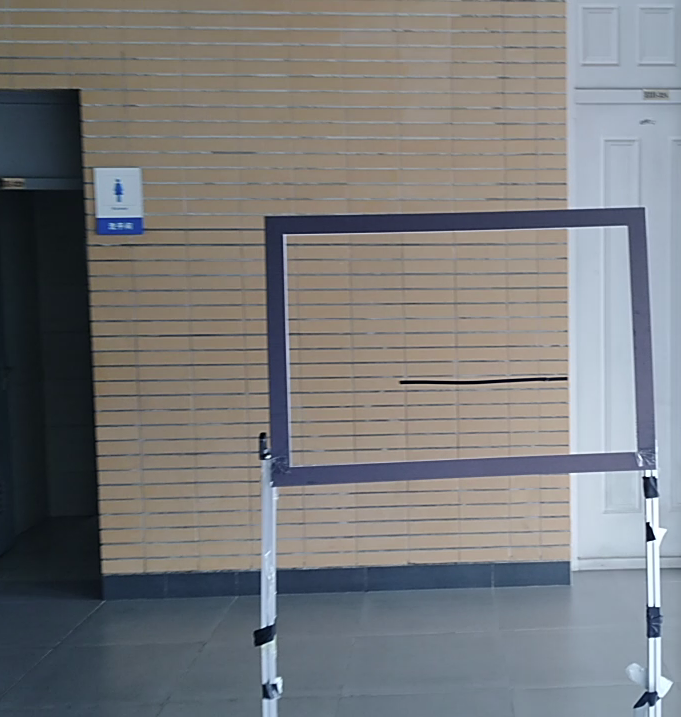
#> input picture cvModule/OpenCV/方框识别/testimg.png, 681 x 717 px, given in place of the camera
$ python task.py
#> lines starting #> are read from the running program, lines starting #| are printed output that depends on the picture; after the words box and inside, x2 and y2 are one past the last pixel; in counts of white or black regions, pixels touching at a corner belong together; long printed decimals are rounded
#> further down, frame is the input picture: shape (717, 681, 3); mean B, G, R 123, 122, 121.5
# 创建时间：2019年8月3日
# 直线中心点检测
# 二值化会受到不同光线的影响

import cv2
import numpy as np

# 一字型激光定位
# 输入参数：img输入图像矩阵；
# 输出参数：result处理后的图像矩阵；cx，cy直线的中心坐标
def laser_line(img):

    img_gray = cv2.cvtColor(img, cv2.COLOR_BGR2GRAY)
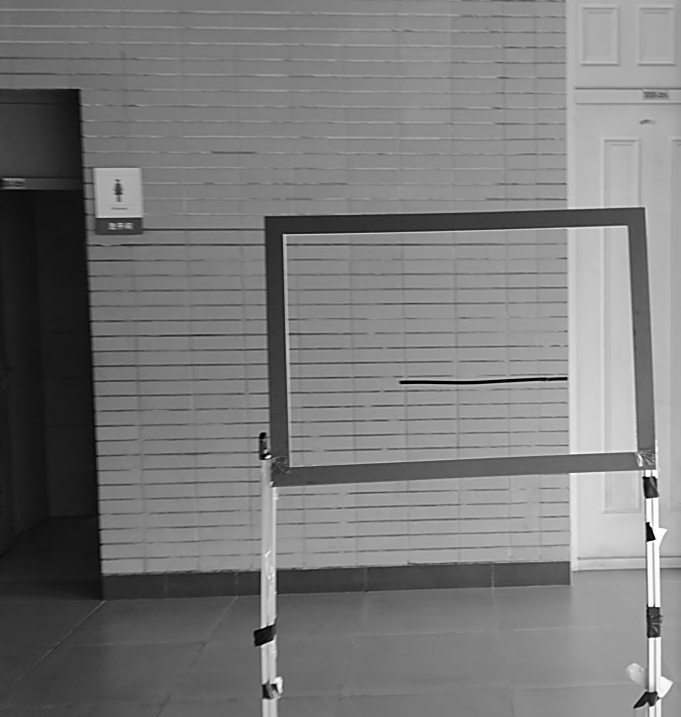
#> img_gray: shape (717, 681); min 0, max 255, mean 121.9
    img_gray = cv2.GaussianBlur(img_gray, (1, 1), 0)  # 高斯滤波
    # cv2.imshow('Guassian',img_gray)
    kernel = np.ones((5, 5), np.uint8)  # 定义卷积核
    img_gray = cv2.dilate(img, kernel)  # 图像膨胀处理
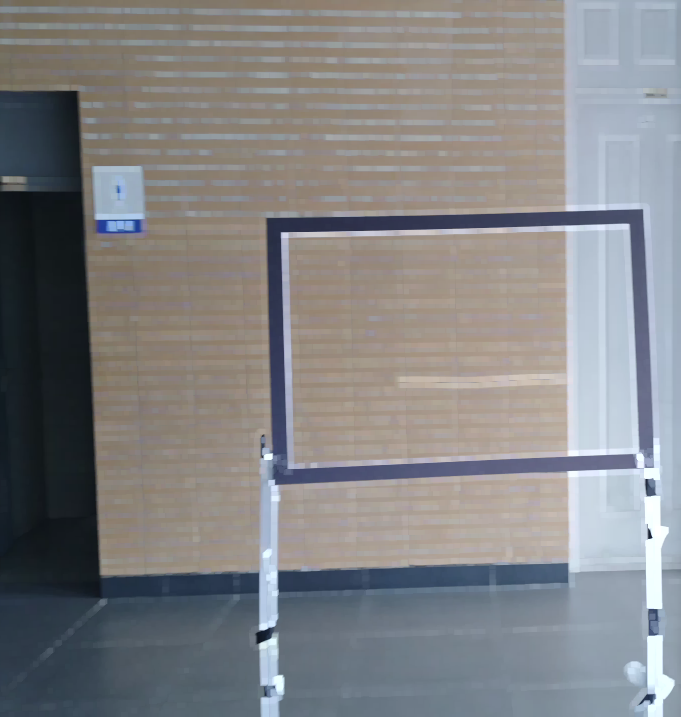
#> img_gray: shape (717, 681, 3); mean B, G, R 132.6, 131, 130.8
    # cv2.imshow('swell', img)
    edges = cv2.Canny(img_gray, 60, 150, apertureSize=3)  # 计算边缘
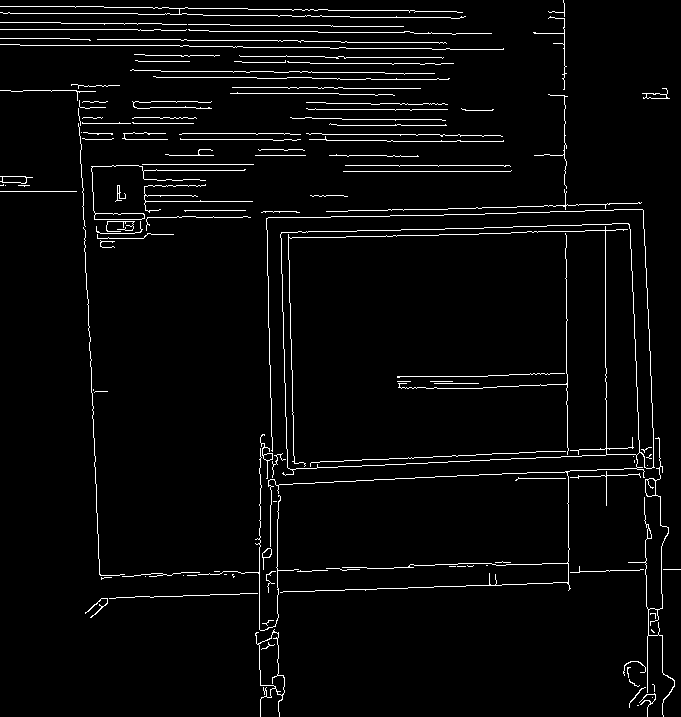
#> edges: shape (717, 681); 3.5% white in thin lines or dots
    # cv2.imshow('canny', edges)

    # 霍夫直线检测
    lines = cv2.HoughLines(edges, 1, np.pi/180, 200)
#> lines = [[601, 1.54], [222, 1.55], [4, 1.59]]
    result = img_gray.copy()
    # [6 lines of commented-out code are left out]
    print('lines', lines)
#| lines [[[601.          1.536]]
#|  [[222.          1.553 ]]
#|  [[  4.          1.588]]]
    if lines is None:
        print('未识别直线!')
        return result, 320, 120  # 返回默认图像中心
    # 定义数组存储
    LX1 = []
    LX2 = []
    LY1 = []
    LY2 = []
    # 将极坐标系坐标转换成直角坐标系并作图
    for line in lines:
        rho, theta = line[0]  # line[0]存储的是点到直线的极径和极角，其中极角是弧度表示的
        a = np.cos(theta)   # theta是弧度
        b = np.sin(theta)
        x0 = a * rho
        y0 = b * rho
        x1 = int(x0 + 1000 * (-b))  # 直线起点横坐标
        y1 = int(y0 + 1000 * a)   # 直线起点纵坐标
        x2 = int(x0 - 1000 * (-b))  # 直线终点横坐标
        y2 = int(y0 - 1000 * a)   # 直线终点纵坐标
        LX1.append(x1)
        LY1.append(y1)
        LX2.append(x2)
        LY2.append(y2)
#> this loop made 3 passes
#> (rho, theta, a, b, x0, y0, x1, y1) on passes 1 to 3: (601, 1.54, 0.0349, 0.999, 20.97, 600.6, -978, 635), (222, 1.55, 0.0175, 1, 3.87, 222, -995, 239), (4, 1.59, -0.0175, 1, -0.0698, 4, -999, -13)
#> after the loop, LX1 = [-978, -995, -999]; LX2 = [1020, 1003, 999]; LY1 = [635, 239, -13]; LY2 = [565, 204, 21]

    # 使用检测到直线的均值进行近似
    x1 = int(sum(LX1)/len(lines))
#> x1 = -990
    x2 = int(sum(LX2)/len(lines))
#> x2 = 1007
    y1 = int(sum(LY1)/len(lines))
#> y1 = 287
    y2 = int(sum(LY2)/len(lines))
#> y2 = 263
    print('x1, x2, y1, y2',x1, x2, y1, y2)
#| x1, x2, y1, y2 -990 1007 287 263
    cv2.line(result, (x1, y1), (x2, y2), (0, 0, 255), 2)
    # 直线中心位置
    cx = int((x1 + x2)/2)
#> cx = 8
    cy = int((y1 +y2)/2)
#> cy = 275
    print('position', cx, cy)
#| position 8 275
    cv2.circle(result, (cx, cy), 10, (0, 255, 0), -1)
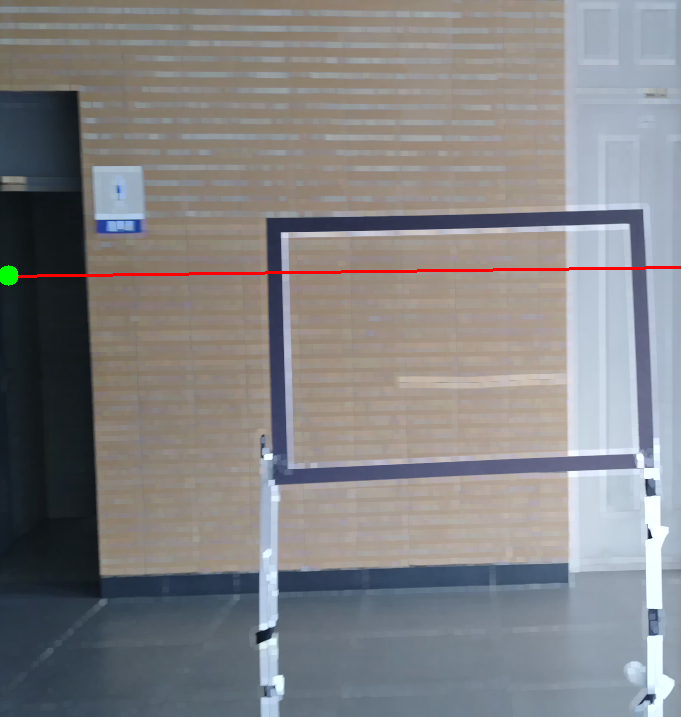
#> result: shape (717, 681, 3); mean B, G, R 132.1, 130.6, 131.2

    return result, cx, cy


# cap = cv2.VideoCapture('../video/line.mp4')
cap = cv2.VideoCapture(1)
# # 设置分辨率
# cap.set(3, 640)
# cap.set(4, 240)

while cap.isOpened():
    ret, frame = cap.read()

    result, x, y = laser_line(frame)  # 激光十字处理
#> x = 8; y = 275
    # 显示及作图

    cv2.imshow('laser', result)

    # 按下esc键退出
    key = cv2.waitKey(delay=2)
#> (key q is pressed here)
    if key == ord("q") or key == 27:
        break

cap.release()
cv2.destroyAllWindows()

$ run again, on cvModule/OpenCV/方框识别/1.jpg
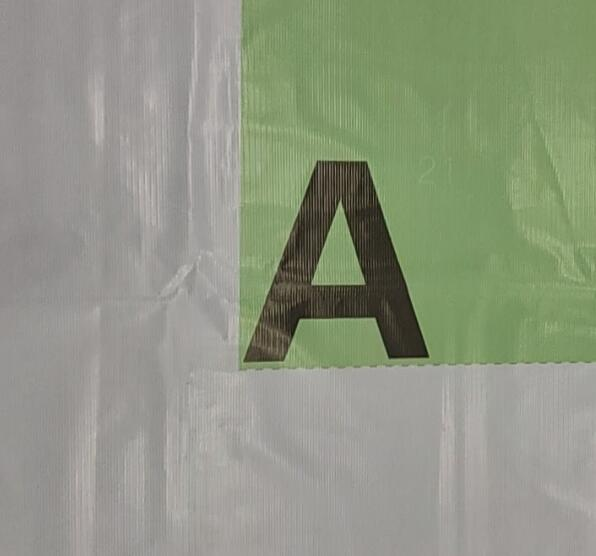
#> input picture cvModule/OpenCV/方框识别/1.jpg, 596 x 556 px, given in place of the camera
#> frame is the input picture: shape (556, 596, 3); mean B, G, R 131.1, 150.1, 143.4
#> in laser_line, `img_gray = cv2.cvtColor(img, cv2.COLOR_BGR2GRAY)`:
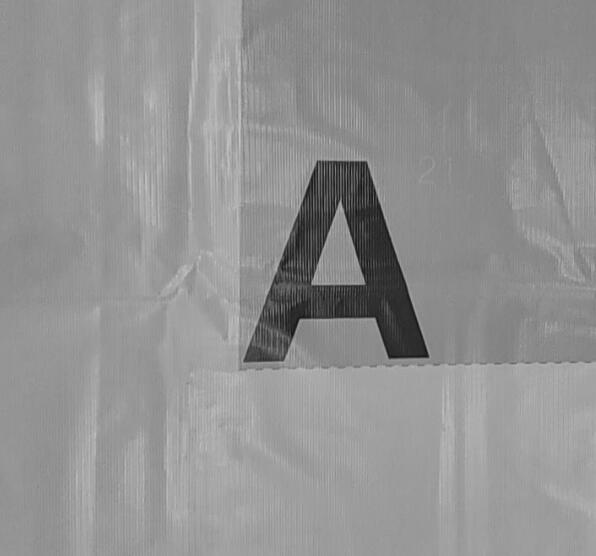
#> img_gray: shape (556, 596); min 18, max 198, mean 145.9
#> in laser_line, `edges = cv2.Canny(img_gray, 60, 150, apertureSize=3)`:
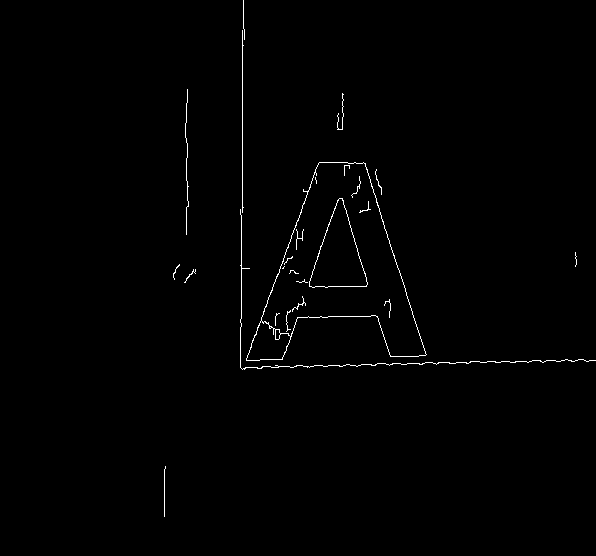
#> edges: shape (556, 596); 0.73% white in thin lines or dots, all inside (x1, y1, x2, y2) = (164, 0, 596, 517)
#> lines = None
#| lines None
#> x = 320; y = 120
